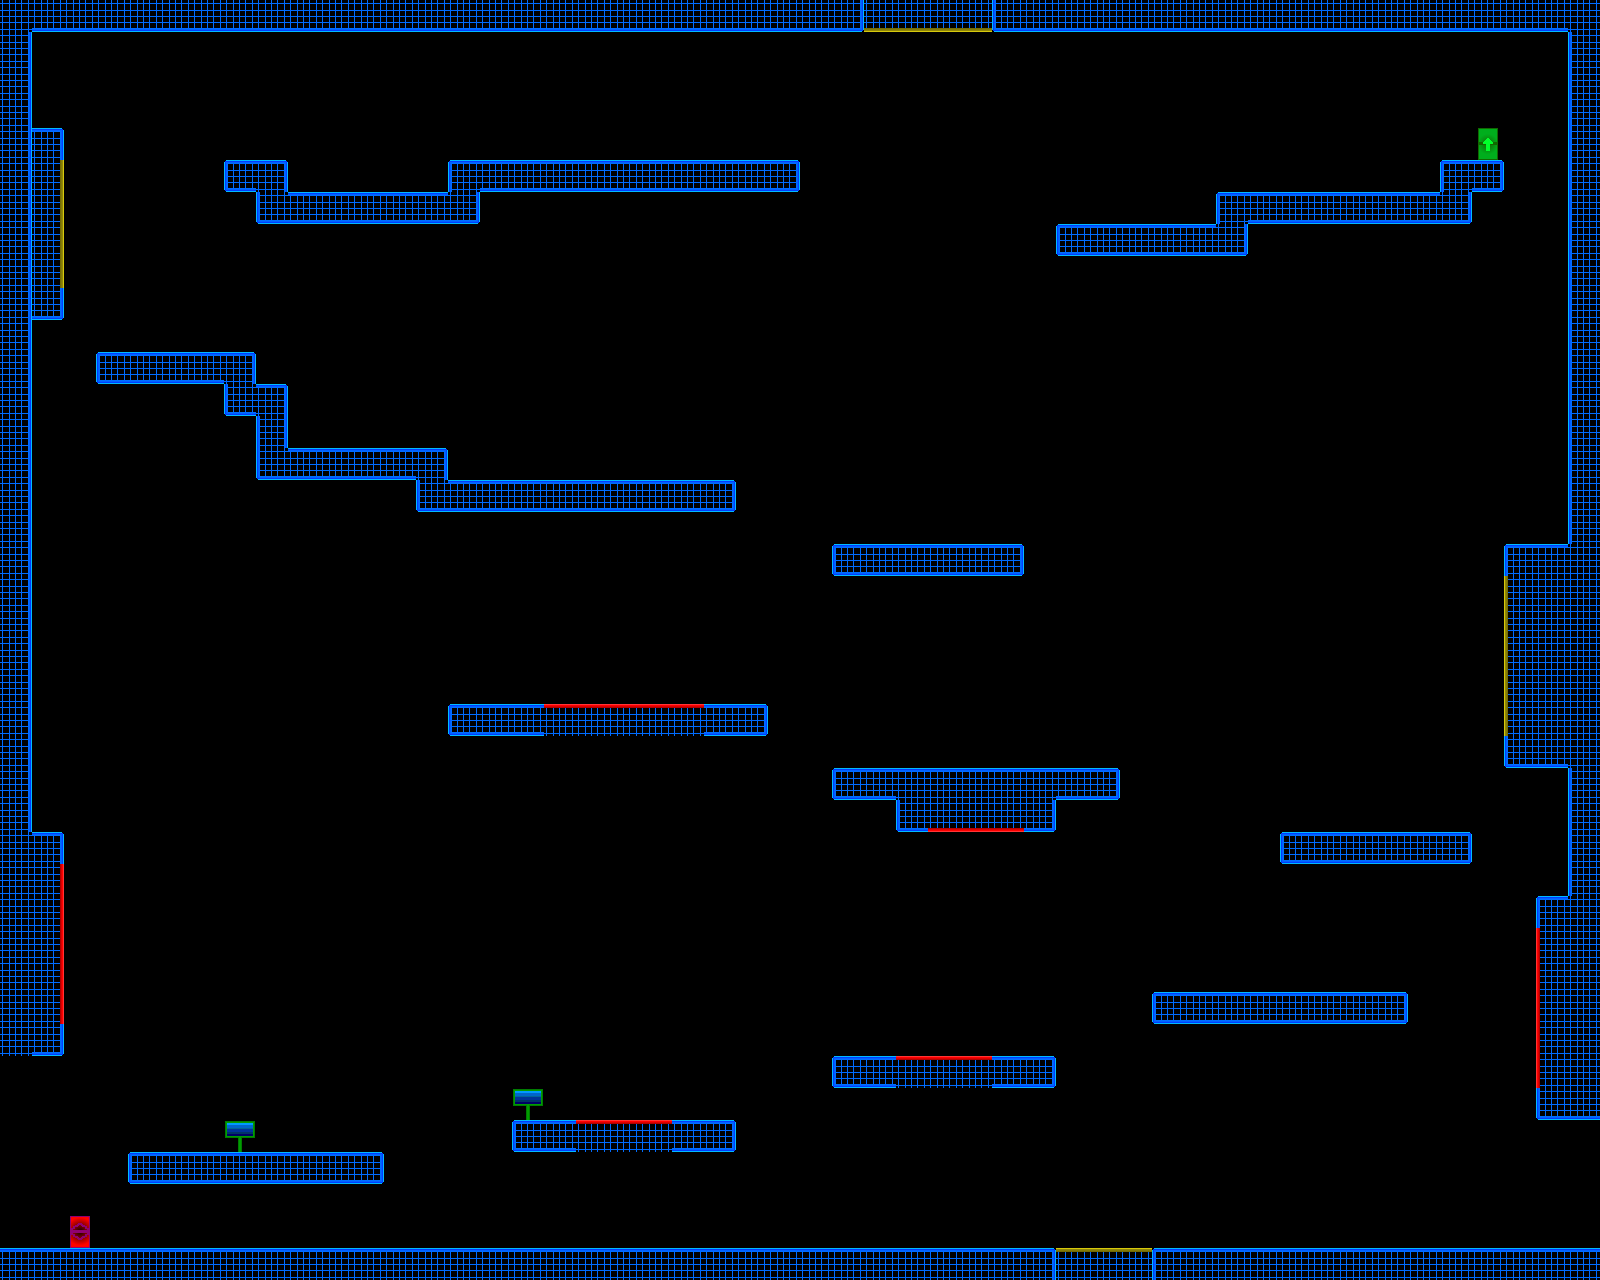

The image is a tile-based game level rendered from a .tmx file. Its description and source (layers, tilesets, objects; grid data summarised) follow:
An orthogonal 50x40 tile map with 32x32 px tiles, 1 tile layer (Livello tile 1) and 53 objects.

<map version="1.0" orientation="orthogonal" renderorder="right-down" width="50" height="40" tilewidth="32" tileheight="32" nextobjectid="68">
 <tileset firstgid="1" name="TestTile" tilewidth="32" tileheight="32" tilecount="72">
  <image source="resources/tiles/TestTile.png" width="256" height="288" />
 </tileset>
 <layer name="Livello tile 1" width="50" height="40">
  <data>[2000 cells, 345 non-empty, 25 distinct tile ids]</data>
 </layer>
 <objectgroup name="Triggers" visible="0">
  <object id="1" x="0" y="0" width="864" height="32">
   <properties>
    <property name="blocker" value="lrbt" />
   </properties>
  </object>
  <object id="2" x="0" y="1248" width="1056" height="32">
   <properties>
    <property name="blocker" value="lrbt" />
   </properties>
  </object>
  <object id="3" x="0" y="32" width="32" height="1024">
   <properties>
    <property name="blocker" value="lrbt" />
   </properties>
  </object>
  <object id="4" x="1568" y="32" width="32" height="1088">
   <properties>
    <property name="blocker" value="lrbt" />
   </properties>
  </object>
  <object id="5" x="128" y="1152" width="256" height="32">
   <properties>
    <property name="blocker" value="lrbt" />
   </properties>
  </object>
  <object id="8" x="1152" y="992" width="256" height="32">
   <properties>
    <property name="blocker" value="ltbr" />
   </properties>
  </object>
  <object id="9" x="1280" y="832" width="192" height="32">
   <properties>
    <property name="blocker" value="ltbr" />
   </properties>
  </object>
  <object id="10" x="832" y="768" width="288" height="32">
   <properties>
    <property name="blocker" value="ltbr" />
   </properties>
  </object>
  <object id="12" x="832" y="544" width="192" height="32">
   <properties>
    <property name="blocker" value="ltbr" />
   </properties>
  </object>
  <object id="13" x="416" y="480" width="320" height="32">
   <properties>
    <property name="blocker" value="ltbr" />
   </properties>
  </object>
  <object id="14" x="288" y="448" width="160" height="32">
   <properties>
    <property name="blocker" value="ltbr" />
   </properties>
  </object>
  <object id="16" x="256" y="384" width="32" height="96">
   <properties>
    <property name="blocker" value="ltbr" />
   </properties>
  </object>
  <object id="17" x="96" y="352" width="160" height="32">
   <properties>
    <property name="blocker" value="ltbr" />
   </properties>
  </object>
  <object id="18" x="224" y="384" width="32" height="32">
   <properties>
    <property name="blocker" value="ltbr" />
   </properties>
  </object>
  <object id="19" x="224" y="160" width="64" height="32">
   <properties>
    <property name="blocker" value="ltbr" />
   </properties>
  </object>
  <object id="20" x="256" y="192" width="224" height="32">
   <properties>
    <property name="blocker" value="ltbr" />
   </properties>
  </object>
  <object id="21" x="448" y="160" width="352" height="32">
   <properties>
    <property name="blocker" value="ltbr" />
   </properties>
  </object>
  <object id="22" x="1056" y="224" width="192" height="32">
   <properties>
    <property name="blocker" value="ltbr" />
   </properties>
  </object>
  <object id="23" x="1216" y="192" width="256" height="32">
   <properties>
    <property name="blocker" value="ltbr" />
   </properties>
  </object>
  <object id="24" x="1440" y="160" width="64" height="32">
   <properties>
    <property name="blocker" value="ltbr" />
   </properties>
  </object>
  <object id="25" x="64" y="1216" width="32" height="32">
   <properties>
    <property name="playerEntrance" value="" />
   </properties>
  </object>
  <object id="31" x="512" y="1120" width="64" height="32">
   <properties>
    <property name="blocker" value="tbrl" />
   </properties>
  </object>
  <object id="32" x="672" y="1120" width="64" height="32">
   <properties>
    <property name="blocker" value="tblr" />
   </properties>
  </object>
  <object id="33" x="576" y="1120" width="96" height="32">
   <properties>
    <property name="blocker" value="b" />
    <property name="deadly" value="t" />
   </properties>
  </object>
  <object id="34" x="832" y="1056" width="64" height="32">
   <properties>
    <property name="blocker" value="tbrl" />
   </properties>
  </object>
  <object id="35" x="992" y="1056" width="64" height="32">
   <properties>
    <property name="blocker" value="tbrl" />
   </properties>
  </object>
  <object id="36" x="704" y="704" width="64" height="32">
   <properties>
    <property name="blocker" value="tbrl" />
   </properties>
  </object>
  <object id="37" x="544" y="704" width="160" height="32">
   <properties>
    <property name="blocker" value="b" />
    <property name="deadly" value="t" />
   </properties>
  </object>
  <object id="38" x="448" y="704" width="96" height="32">
   <properties>
    <property name="blocker" value="tblr" />
   </properties>
  </object>
  <object id="39" x="896" y="1056" width="96" height="32">
   <properties>
    <property name="blocker" value="b" />
    <property name="deadly" value="t" />
   </properties>
  </object>
  <object id="40" x="928" y="800" width="96" height="32">
   <properties>
    <property name="deadly" value="b" />
   </properties>
  </object>
  <object id="41" x="896" y="800" width="32" height="32">
   <properties>
    <property name="blocker" value="tbrl" />
   </properties>
  </object>
  <object id="42" x="1024" y="800" width="32" height="32">
   <properties>
    <property name="blocker" value="tbrl" />
   </properties>
  </object>
  <object id="43" x="992" y="0" width="608" height="32">
   <properties>
    <property name="blocker" value="lrbt" />
   </properties>
  </object>
  <object id="44" x="1152" y="1248" width="448" height="32">
   <properties>
    <property name="blocker" value="lrbt" />
   </properties>
  </object>
  <object id="48" x="1472" y="128" width="32" height="32">
   <properties>
    <property name="playerExit" value="" />
   </properties>
  </object>
  <object id="50" x="224" y="1120" width="32" height="32">
   <properties>
    <property name="Help" value="&quot;This is a test help string&quot;" />
   </properties>
  </object>
  <object id="51" x="512" y="1088" width="32" height="32">
   <properties>
    <property name="Help" value="&quot;This is another help string&quot;" />
   </properties>
  </object>
  <object id="52" x="1536" y="928" width="32" height="160">
   <properties>
    <property name="deadly" value="l" />
   </properties>
  </object>
  <object id="53" x="1504" y="576" width="32" height="160">
   <properties>
    <property name="bouncy" value="l" />
    <property name="power" value="800" />
   </properties>
  </object>
  <object id="54" x="32" y="864" width="32" height="160">
   <properties>
    <property name="deadly" value="r" />
   </properties>
  </object>
  <object id="55" x="32" y="160" width="32" height="128">
   <properties>
    <property name="bouncy" value="r" />
    <property name="power" value="800" />
   </properties>
  </object>
  <object id="56" x="32" y="128" width="32" height="32">
   <properties>
    <property name="blocker" value="tr" />
   </properties>
  </object>
  <object id="57" x="32" y="288" width="32" height="32">
   <properties>
    <property name="blocker" value="br" />
   </properties>
  </object>
  <object id="58" x="32" y="832" width="32" height="32">
   <properties>
    <property name="blocker" value="tr" />
   </properties>
  </object>
  <object id="59" x="32" y="1024" width="32" height="32">
   <properties>
    <property name="blocker" value="br" />
   </properties>
  </object>
  <object id="61" x="1536" y="896" width="32" height="32">
   <properties>
    <property name="blocker" value="tl" />
   </properties>
  </object>
  <object id="62" x="1536" y="1088" width="32" height="32">
   <properties>
    <property name="blocker" value="bl" />
   </properties>
  </object>
  </objectgroup>
</map>
<!-- 5 of 53 objects omitted -->
